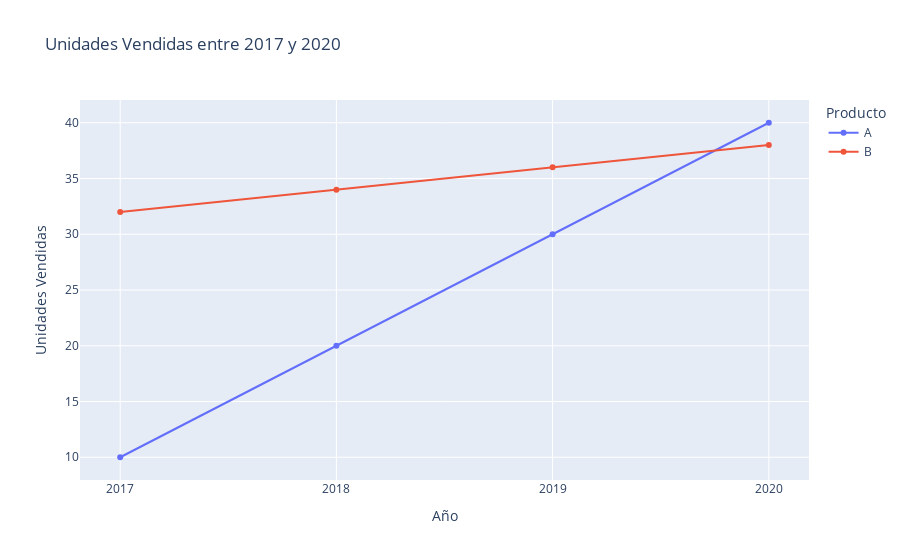

The notebook cell saved with this chart:
### Markdown cell above
#### Gráfico de línea
Para crear un gráfico de línea utilizamos colecciones de objetos llamadas trazos (`traces`). En primer lugar, creamos un objeto figura. Posteriormente, utilizamos el método `add_trace` para agregar un trazo por cada una de las series de datos que queremos mostrar en nuestra figura. Para finalizar, modificaremos el gráfico añadiéndole títulos y leyendas.

### Code cell
# Creamos el objeto figura:
fig = go.Figure()

# Agregamos el primer trazo:
fig.add_trace(
        go.Scatter(
                    x = [2017,2018,2019,2020], # Coordenadas en el eje x.
                    y = [10,20,30,40],         # Coordenadas en el eje y.
                    name = "A"                 # Nombre de la serie.
                  )
            )

# Agregamos el segundo trazo:
fig.add_trace(
        go.Scatter(
                    x = [2017,2018,2019,2020], # Coordenadas en el eje x.
                    y = [32,34,36,38],         # Coordenadas en el eje y.
                    name = "B"                 # Nombre de la serie.
                  )
            )

# Modificamos el estilo del diseño:
fig.update_layout(
        # Definimos el título del gráfico.
        title = "Unidades Vendidas entre 2017 y 2020",
        # Definimos el título del eje x.
        xaxis_title = "Año",
        # Definimos el título del eje y.
        yaxis_title = "Unidades Vendidas",
        # Definimos el título de la leyenda.
        legend_title = "Producto",
        # Agregamos los años como etiquetas del eje x.
        xaxis = dict(
                      tickmode = 'linear', # Modo de las etiquetas.
                      tick0 = 2017,        # Etiqueta de inicio. En este caso, 2017.
                      dtick = 1            # Aumento entre etiquetas. En este caso, 1.
                    )
                )

# Mostramos la figura:
fig.show()

### Figure 1 — Plotly figure (JSON) as saved in the notebook; plotly's stock layout.template omitted (floating-point values rounded to 4 significant figures)
{"data": [{"name": "A", "type": "scatter", "x": [2017, 2018, 2019, 2020], "y": [10, 20, 30, 40]}, {"name": "B", "type": "scatter", "x": [2017, 2018, 2019, 2020], "y": [32, 34, 36, 38]}], "layout": {"legend": {"title": {"text": "Producto"}}, "title": {"text": "Unidades Vendidas entre 2017 y 2020"}, "xaxis": {"dtick": 1, "tick0": 2017, "tickmode": "linear", "title": {"text": "Año"}}, "yaxis": {"title": {"text": "Unidades Vendidas"}}}}
